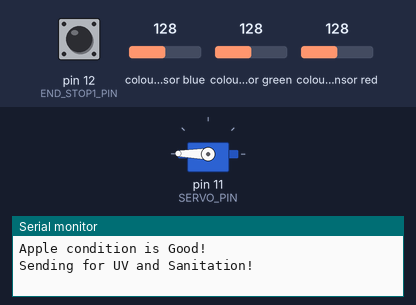
A sketch run on a simulated Arduino Uno, built with avr-gcc and run on an emulated ATmega328P. Parts: servo, the last lines printed to the serial monitor. Wiring (inferred from the names in the program): TCS3200 colour sensor: output pin 8; S2 pin 6; S3 pin 7; S0 pin 4; S1 pin 5. Inputs (shaded band) come from the test bench; at power-on: colour sensor red 128, pin 12 (END_STOP1_PIN) LOW, colour sensor blue 128, colour sensor green 128.

Above: at 1.2 s.
1.3 s: colour sensor red set to 74
3.1 s: colour sensor red set to 65
At 5.1 s:
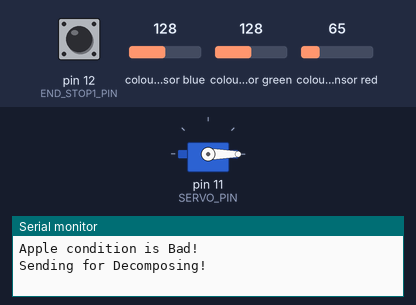
5.4 s: colour sensor red set to 128
At 7.0 s:
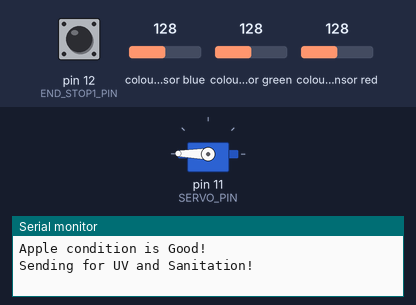
8.1 s: colour sensor red set to 5
At 10.7 s:
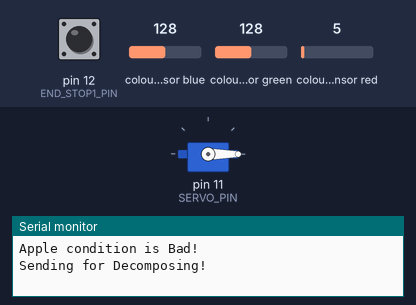
Timing chart, 0 to 11.7 s (numbered marks = the images above; inputs shaded):
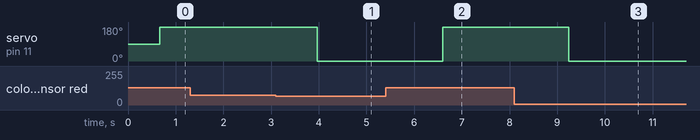

Measured:
- the behaviour switches between 70 and 69 on colour sensor red (found by bisection; images 0 and 1)
- after the input at 3.1 s, servo on pin 11 (SERVO_PIN): 179° → 0° after 0.87 s
- after the input at 5.4 s, servo on pin 11 (SERVO_PIN): 0° → 179° after 1.2 s
- after the input at 8.1 s, servo on pin 11 (SERVO_PIN): 179° → 0° after 1.1 s

The sketch:

RnD.ino
```cpp
#include <Servo.h>

#define MOTOR_1_PIN_1 2
#define MOTOR_1_PIN_2 3
#define MOTOR_2_PIN_1 9
#define MOTOR_2_PIN_2 10

// Define color sensor pins

#define S0 4
#define S1 5
#define S2 6
#define S3 7
#define sensorOut 8

#define SERVO_PIN 11

#define END_STOP1_PIN 12

Servo sort_servo;

// Calibration Values
// Get these from Calibration Sketch

int redMin = 14; // Red minimum value
int redMax = 250; // Red maximum value
int greenMin = 15; // Green minimum value
int greenMax = 256; // Green maximum value
int blueMin = 13; // Blue minimum value
int blueMax = 200; // Blue maximum value

// Variables for Color Pulse Width Measurements

int redPW = 0;
int greenPW = 0;
int bluePW = 0;

// Variables for final Color values

int redValue;
int greenValue;
int blueValue;

void setup() {

  // Set S0 - S3 as outputs
  pinMode(S0, OUTPUT);
  pinMode(S1, OUTPUT);
  pinMode(S2, OUTPUT);
  pinMode(S3, OUTPUT);
  pinMode(END_STOP1_PIN, INPUT);

  // Set Sensor output as input
  pinMode(sensorOut, INPUT);

  // Set Frequency scaling to 20%
  digitalWrite(S0,HIGH);
  digitalWrite(S1,LOW);

  // Setup Serial Monitor
  Serial.begin(9600);
  sort_servo.attach(SERVO_PIN);
}

// Function to read Red Pulse Widths
int getRedPW() {

  // Set sensor to read Red only
  digitalWrite(S2,LOW);
  digitalWrite(S3,LOW);
  // Define integer to represent Pulse Width
  int PW;
  // Read the output Pulse Width
  PW = pulseIn(sensorOut, LOW);
  // Return the value
  return map(PW, redMin,redMax,255,0);

}

// Function to read Green Pulse Widths
int getGreenPW() {

  // Set sensor to read Green only
  digitalWrite(S2,HIGH);
  digitalWrite(S3,HIGH);
  // Define integer to represent Pulse Width
  int PW;
  // Read the output Pulse Width
  PW = pulseIn(sensorOut, LOW);
  // Return the value
  return map(PW, greenMin,greenMax,255,0);

}

// Function to read Blue Pulse Widths
int getBluePW() {

  // Set sensor to read Blue only
  digitalWrite(S2,LOW);
  digitalWrite(S3,HIGH);
  // Define integer to represent Pulse Width
  int PW;
  // Read the output Pulse Width
  PW = pulseIn(sensorOut, LOW);
  // Return the value
  return map(PW, blueMin,blueMax,255,0);
}

void start_motor1_dir1() {
  digitalWrite(MOTOR_1_PIN_1, HIGH);
  digitalWrite(MOTOR_1_PIN_2, LOW);
}

void start_motor1_dir2() {
  digitalWrite(MOTOR_1_PIN_1, LOW);
  digitalWrite(MOTOR_1_PIN_2, HIGH);
}

void stop_motor1() {
  digitalWrite(MOTOR_1_PIN_1, LOW);
  digitalWrite(MOTOR_1_PIN_2, LOW);
}

void start_motor2_dir1() {
  digitalWrite(MOTOR_2_PIN_1, HIGH);
  digitalWrite(MOTOR_2_PIN_2, LOW);
}

void start_motor2_dir2() {
  digitalWrite(MOTOR_2_PIN_1, LOW);
  digitalWrite(MOTOR_2_PIN_2, HIGH);
}

void stop_motor2() {
  digitalWrite(MOTOR_2_PIN_1, LOW);
  digitalWrite(MOTOR_2_PIN_2, LOW);
}

void loop() {

  redPW = getRedPW();
  delay(200);
  greenPW = getGreenPW();
  delay(200);
  bluePW = getBluePW();
  delay(200);

  // Print output to Serial M`onitor
  Serial.print("SYSTEM IN ACTION");
  Serial.println("Agro-Tech: Integrating Technology in Agriculture!");


  if (redPW > 200)
  {
    Serial.println("Apple condition is Good!");
    Serial.println("Sending for UV and Sanitation!");
    sort_servo.write(179);
  } else if (greenPW > 200) {
    Serial.println("Apple condition is Bad!");
    Serial.println("Sending for Decomposing!");
    sort_servo.write(0);
  }

  if (digitalRead(END_STOP1_PIN) == HIGH) {
    stop_motor1();
  }
}
```
